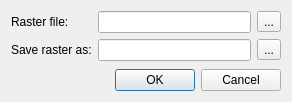
<?xml version="1.0" encoding="UTF-8"?>
<ui version="4.0">
 <class>QgsOpenRasterDialog</class>
 <widget class="QDialog" name="QgsOpenRasterDialog">
  <property name="geometry">
   <rect>
    <x>0</x>
    <y>0</y>
    <width>292</width>
    <height>102</height>
   </rect>
  </property>
  <property name="windowTitle">
   <string>Open raster</string>
  </property>
  <layout class="QVBoxLayout" name="verticalLayout">
   <item>
    <layout class="QFormLayout" name="formLayout">
     <property name="fieldGrowthPolicy">
      <enum>QFormLayout::ExpandingFieldsGrow</enum>
     </property>
     <item row="0" column="0">
      <widget class="QLabel" name="textLabel1_2">
       <property name="text">
        <string>Raster file:</string>
       </property>
      </widget>
     </item>
     <item row="0" column="1">
      <layout class="QHBoxLayout" name="horizontalLayout">
       <item>
        <widget class="QLineEdit" name="leRasterFileName">
         <property name="sizePolicy">
          <sizepolicy hsizetype="Expanding" vsizetype="Fixed">
           <horstretch>0</horstretch>
           <verstretch>0</verstretch>
          </sizepolicy>
         </property>
        </widget>
       </item>
       <item>
        <widget class="QToolButton" name="tbnSelectRaster">
         <property name="text">
          <string>...</string>
         </property>
         <property name="icon">
          <iconset>
           <normalon>:/icons/mPushButtonFileOpen.png</normalon>
          </iconset>
         </property>
         <property name="iconSize">
          <size>
           <width>20</width>
           <height>18</height>
          </size>
         </property>
        </widget>
       </item>
      </layout>
     </item>
     <item row="1" column="0">
      <widget class="QLabel" name="lblSelectModifiedRaster">
       <property name="text">
        <string>Save raster as:</string>
       </property>
      </widget>
     </item>
     <item row="1" column="1">
      <layout class="QHBoxLayout" name="horizontalLayout_2">
       <item>
        <widget class="QLineEdit" name="leModifiedRasterFileName"/>
       </item>
       <item>
        <widget class="QToolButton" name="tbnSelectModifiedRaster">
         <property name="text">
          <string>...</string>
         </property>
         <property name="icon">
          <iconset>
           <normalon>:/icons/mPushButtonFileOpen.png</normalon>
          </iconset>
         </property>
         <property name="iconSize">
          <size>
           <width>20</width>
           <height>18</height>
          </size>
         </property>
        </widget>
       </item>
      </layout>
     </item>
    </layout>
   </item>
   <item>
    <widget class="QDialogButtonBox" name="buttonBox">
     <property name="orientation">
      <enum>Qt::Horizontal</enum>
     </property>
     <property name="standardButtons">
      <set>QDialogButtonBox::Cancel|QDialogButtonBox::Ok</set>
     </property>
    </widget>
   </item>
  </layout>
 </widget>
 <resources/>
 <connections>
  <connection>
   <sender>buttonBox</sender>
   <signal>accepted()</signal>
   <receiver>QgsOpenRasterDialog</receiver>
   <slot>accept()</slot>
   <hints>
    <hint type="sourcelabel">
     <x>252</x>
     <y>161</y>
    </hint>
    <hint type="destinationlabel">
     <x>157</x>
     <y>274</y>
    </hint>
   </hints>
  </connection>
  <connection>
   <sender>buttonBox</sender>
   <signal>rejected()</signal>
   <receiver>QgsOpenRasterDialog</receiver>
   <slot>reject()</slot>
   <hints>
    <hint type="sourcelabel">
     <x>289</x>
     <y>161</y>
    </hint>
    <hint type="destinationlabel">
     <x>286</x>
     <y>274</y>
    </hint>
   </hints>
  </connection>
 </connections>
</ui>
